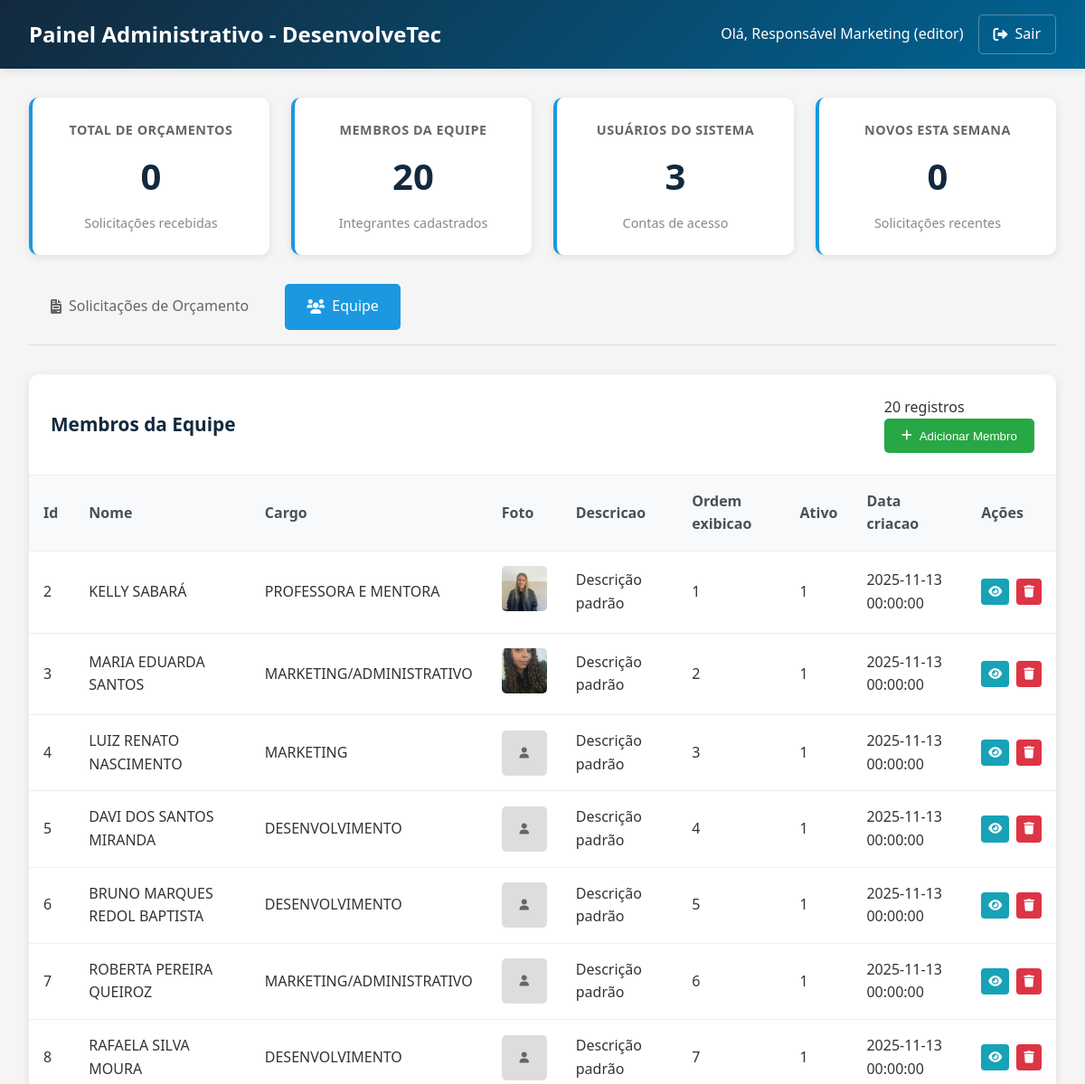
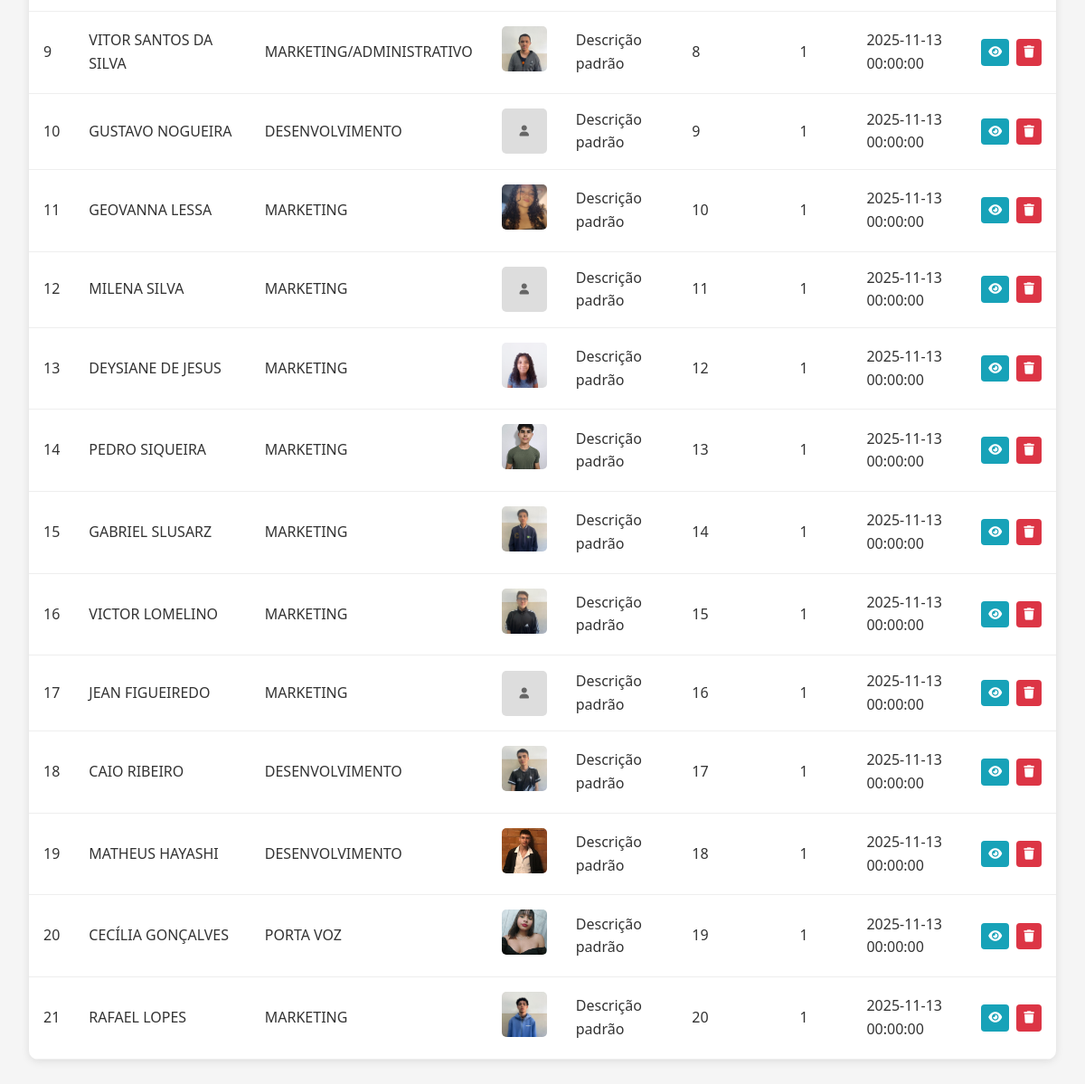
/DesenvolveTEC-main/admin_dashboard.php?tabela=equipe (signed in), run on the app's committed database (2 pictures, top to bottom).
### tables this page shows
CREATE TABLE IF NOT EXISTS equipe (
    id INT PRIMARY KEY AUTO_INCREMENT,
    nome VARCHAR(100) NOT NULL,
    cargo VARCHAR(100) NOT NULL,
    foto VARCHAR(255) DEFAULT NULL,
    descricao TEXT,
    ordem_exibicao INT DEFAULT 0,
    ativo BOOLEAN DEFAULT TRUE,
    data_criacao TIMESTAMP DEFAULT CURRENT_TIMESTAMP
);

### DesenvolveTEC-main/admin_dashboard.php (the view, shortened to what this page needs)
<?php
$conn = new mysqli("localhost", "root", "", "desenvolvetec");
$tabela = $_GET['tabela'] ?? 'orcamentos';
$dados = [];
$colunas = [];
if ($tabela === 'orcamentos') {
    $result = $conn->query("SELECT * FROM orcamentos ORDER BY id DESC");
    if ($result) {
        while ($row = $result->fetch_assoc()) {
            $dados[] = $row;
        }
        if (!empty($dados)) {
            $colunas = array_keys($dados[0]);
        }
    }
} elseif ($tabela === 'equipe') {
    $result = $conn->query("SELECT * FROM equipe");
    if ($result) {
        while ($row = $result->fetch_assoc()) {
            $dados[] = $row;
        }
        if (!empty($dados)) {
            $colunas = array_keys($dados[0]);
        }
    }
}
$total_orcamentos = $conn->query("SELECT COUNT(*) as total FROM orcamentos")->fetch_assoc()['total'];
$total_equipe = $conn->query("SELECT COUNT(*) as total FROM equipe")->fetch_assoc()['total'];
$total_usuarios = $conn->query("SELECT COUNT(*) as total FROM usuarios")->fetch_assoc()['total'];
$orcamentos_recentes = $conn->query("SELECT COUNT(*) as total FROM orcamentos WHERE data_envio >= NOW() - INTERVAL 7 DAY")->fetch_assoc()['total'];
?>
<!DOCTYPE html>
<html lang="pt-BR">
<head>
    <link rel="stylesheet" href="https://cdnjs.cloudflare.com/ajax/libs/font-awesome/6.0.0-beta3/css/all.min.css">
</head>
<body>
    <div class="header">
        <h1>Painel Administrativo - DesenvolveTec</h1>
        <div class="user-info">
            <span>Olá, <?php echo isset($_SESSION['admin_nome']) ? $_SESSION['admin_nome'] : 'Usuário'; ?> (<?php echo isset($_SESSION['admin_nivel']) ? $_SESSION['admin_nivel'] : 'N/A'; ?>)</span>
            <a href="?logout=true" class="logout-btn">
                <i class="fas fa-sign-out-alt"></i> Sair
            </a>
        </div>
    </div>
    <div class="container">
        <div class="stats">
            <div class="stat-card">
                <h3>Total de Orçamentos</h3>
                <div class="number"><?php echo $total_orcamentos; ?></div>
                <div class="subtitle">Solicitações recebidas</div>
            </div>
            <div class="stat-card">
                <h3>Membros da Equipe</h3>
                <div class="number"><?php echo $total_equipe; ?></div>
                <div class="subtitle">Integrantes cadastrados</div>
            </div>
            <div class="stat-card">
                <h3>Usuários do Sistema</h3>
                <div class="number"><?php echo $total_usuarios; ?></div>
                <div class="subtitle">Contas de acesso</div>
            </div>
            <div class="stat-card">
                <h3>Novos esta semana</h3>
                <div class="number"><?php echo $orcamentos_recentes; ?></div>
                <div class="subtitle">Solicitações recentes</div>
            </div>
        </div>
        <div class="tabs">
            <a href="?tabela=orcamentos" class="tab <?php echo $tabela === 'orcamentos' ? 'active' : ''; ?>">
                <i class="fas fa-file-invoice"></i> Solicitações de Orçamento
            </a>
            <a href="?tabela=equipe" class="tab <?php echo $tabela === 'equipe' ? 'active' : ''; ?>">
                <i class="fas fa-users"></i> Equipe
            </a>
        </div>
        <div class="data-container">
            <div class="table-header">
                <h2>
                    <?php
                    if ($tabela === 'orcamentos') echo 'Solicitações de Orçamento';
                    elseif ($tabela === 'equipe') echo 'Membros da Equipe';
                    elseif ($tabela === 'usuarios') echo 'Usuários do Sistema';
                    ?>
                </h2>
                <div>
                    <span><?php echo count($dados); ?> registros</span>
                    <?php if ($tabela === 'equipe'): ?>
                    <button class="add-btn" onclick="abrirModalAdicionarMembro()">
                        <i class="fas fa-plus"></i> Adicionar Membro
                    </button>
                    <?php endif; ?>
                </div>
            </div>
            <?php if (!empty($dados)): ?>
                <table class="data-table">
                    <thead>
                        <tr>
                            <?php foreach ($colunas as $coluna): ?>
                                <th><?php echo ucfirst(str_replace('_', ' ', $coluna)); ?></th>
                            <?php endforeach; ?>
                            <th>Ações</th>
                        </tr>
                    </thead>
                    <tbody>
                        <?php foreach ($dados as $linha): ?>
                            <tr>
                                <?php foreach ($colunas as $coluna): ?>
                                    <td>
                                        <?php
                                        $value = $linha[$coluna] ?? '';
                                        if ($coluna === 'foto') {
                                            if (!empty($value)) {
                                                echo '<img src="' . htmlspecialchars($value) . '" width="50" height="50" style="object-fit: cover; border-radius: 5px;" onerror="this.style.display=\'none\'; this.nextElementSibling.style.display=\'flex\';">';
                                                echo '<div style="width:50px; height:50px; background:#ddd; border-radius:5px; display:none; align-items:center; justify-content:center; color:#666; font-size:12px;">';
                                                echo '<i class="fas fa-user"></i>';
                                                echo '</div>';
                                            } else {
                                                echo '<div style="width:50px; height:50px; background:#ddd; border-radius:5px; display:flex; align-items:center; justify-content:center; color:#666;">';
                                                echo '<i class="fas fa-user"></i>';
                                                echo '</div>';
                                            }
                                        } elseif ($coluna === 'servicos' && !empty($value)) {
                                            echo '<div title="' . htmlspecialchars($value) . '" style="max-width: 200px; overflow: hidden; text-overflow: ellipsis; white-space: nowrap;">' . htmlspecialchars($value) . '</div>';
                                        } elseif ($coluna === 'detalhes' && !empty($value)) {
                                            echo '<div title="' . htmlspecialchars($value) . '" style="max-width: 300px; overflow: hidden; text-overflow: ellipsis; white-space: nowrap;">' . htmlspecialchars($value) . '</div>';
                                        } elseif ($coluna === 'nivel') {
                                            echo '<span class="nivel-badge ' . htmlspecialchars($value) . '">' . htmlspecialchars($value) . '</span>';
                                        } else {
                                            echo htmlspecialchars($value);
                                        }
                                        ?>
                                    </td>
                                <?php endforeach; ?>
                                <td>
                                    <div class="actions">
                                        <button class="btn btn-view" onclick="verDetalhes(<?php echo htmlspecialchars(json_encode($linha)); ?>)">
                                            <i class="fas fa-eye"></i>
                                        </button>
                                        <?php if (($tabela === 'equipe') || ($tabela === 'usuarios' && isset($_SESSION['admin_id']) && $linha['id'] != $_SESSION['admin_id'])): ?>
                                        <button class="btn btn-delete" onclick="confirmarExclusao(<?php echo $linha['id']; ?>, '<?php echo $tabela; ?>')">
                                            <i class="fas fa-trash"></i>
                                        </button>
                                        <?php endif; ?>
                                    </div>
                                </td>
                            </tr>
                        <?php endforeach; ?>
                    </tbody>
                </table>
            <?php else: ?>
                <div class="empty-message">
                    Nenhum registro encontrado na tabela <?php echo $tabela; ?>.
                </div>
            <?php endif; ?>
        </div>
    </div>
</body>
</html>

### DesenvolveTEC-main/admin_dashboard.php (style rules this page uses)
* { margin: 0; padding: 0; box-sizing: border-box; }
body { font-family: 'Segoe UI', Tahoma, Geneva, Verdana, sans-serif; background-color: #f5f5f5; color: #333; line-height: 1.6; }
.header { background: linear-gradient(135deg, #13293D, #006494); color: white; padding: 1rem 2rem; display: flex; justify-content: space-between; align-items: center; box-shadow: 0 2px 10px rgba(0,0,0,0.1); }
.header h1 { font-size: 1.5rem; font-weight: 600; }
.user-info { display: flex; align-items: center; gap: 1rem; }
.logout-btn { color: white; text-decoration: none; padding: 0.5rem 1rem; border: 1px solid rgba(255,255,255,0.3); border-radius: 5px; transition: all 0.3s ease; display: flex; align-items: center; gap: 0.5rem; }
.container { max-width: 1200px; margin: 0 auto; padding: 2rem; }
.stats { display: grid; grid-template-columns: repeat(auto-fit, minmax(250px, 1fr)); gap: 1.5rem; margin-bottom: 2rem; }
.stat-card { background: white; padding: 1.5rem; border-radius: 10px; box-shadow: 0 2px 10px rgba(0,0,0,0.1); text-align: center; border-left: 4px solid #1B98E0; }
.stat-card h3 { color: #666; font-size: 0.9rem; margin-bottom: 0.5rem; text-transform: uppercase; letter-spacing: 0.5px; }
.number { font-size: 2.5rem; font-weight: bold; color: #13293D; margin: 0.5rem 0; }
.subtitle { color: #888; font-size: 0.9rem; }
.tabs { display: flex; gap: 1rem; margin-bottom: 2rem; border-bottom: 1px solid #ddd; padding-bottom: 1rem; }
.tab { padding: 0.8rem 1.5rem; text-decoration: none; color: #666; border-radius: 5px; transition: all 0.3s ease; display: flex; align-items: center; gap: 0.5rem; }
.tab.active { background: #1B98E0; color: white; }
.data-container { background: white; border-radius: 10px; box-shadow: 0 2px 10px rgba(0,0,0,0.1); overflow: hidden; }
.table-header { padding: 1.5rem; border-bottom: 1px solid #eee; display: flex; justify-content: space-between; align-items: center; }
.table-header h2 { color: #13293D; font-size: 1.3rem; }
.add-btn { background: #28a745; color: white; border: none; padding: 0.7rem 1.2rem; border-radius: 5px; cursor: pointer; display: flex; align-items: center; gap: 0.5rem; transition: background 0.3s ease; }
.data-table { width: 100%; border-collapse: collapse; }
.data-table th, .data-table td { padding: 1rem; text-align: left; border-bottom: 1px solid #eee; }
.data-table th { background: #f8f9fa; font-weight: 600; color: #495057; }
.actions { display: flex; gap: 0.5rem; }
.btn { padding: 0.5rem; border: none; border-radius: 4px; cursor: pointer; transition: all 0.3s ease; display: flex; align-items: center; justify-content: center; }
.btn-view { background: #17a2b8; color: white; }
.btn-delete { background: #dc3545; color: white; }

### data on the page
equipe: id "2", nome "KELLY SABARÁ", cargo "PROFESSORA E MENTORA", foto (picture), descricao "Descrição padrão", ordem_exibicao "1", ativo "1", data_criacao "2025-11-13 00:00:00"
equipe: id "3", nome "MARIA EDUARDA SANTOS", cargo "MARKETING/ADMINISTRATIVO", foto (picture), descricao "Descrição padrão", ordem_exibicao "2", ativo "1", data_criacao "2025-11-13 00:00:00"
equipe: id "4", nome "LUIZ RENATO NASCIMENTO", cargo "MARKETING", descricao "Descrição padrão", ordem_exibicao "3", ativo "1", data_criacao "2025-11-13 00:00:00"
equipe: id "5", nome "DAVI DOS SANTOS MIRANDA", cargo "DESENVOLVIMENTO", descricao "Descrição padrão", ordem_exibicao "4", ativo "1", data_criacao "2025-11-13 00:00:00"
equipe: id "6", nome "BRUNO MARQUES REDOL BAPTISTA", cargo "DESENVOLVIMENTO", descricao "Descrição padrão", ordem_exibicao "5", ativo "1", data_criacao "2025-11-13 00:00:00"
equipe: id "7", nome "ROBERTA PEREIRA QUEIROZ", cargo "MARKETING/ADMINISTRATIVO", descricao "Descrição padrão", ordem_exibicao "6", ativo "1", data_criacao "2025-11-13 00:00:00"
equipe: id "8", nome "RAFAELA SILVA MOURA", cargo "DESENVOLVIMENTO", descricao "Descrição padrão", ordem_exibicao "7", ativo "1", data_criacao "2025-11-13 00:00:00"
equipe: id "9", nome "VITOR SANTOS DA SILVA", cargo "MARKETING/ADMINISTRATIVO", foto (picture), descricao "Descrição padrão", ordem_exibicao "8", ativo "1", data_criacao "2025-11-13 00:00:00"
equipe: id "10", nome "GUSTAVO NOGUEIRA", cargo "DESENVOLVIMENTO", descricao "Descrição padrão", ordem_exibicao "9", ativo "1", data_criacao "2025-11-13 00:00:00"
equipe: id "11", nome "GEOVANNA LESSA", cargo "MARKETING", foto (picture), descricao "Descrição padrão", ordem_exibicao "10", ativo "1", data_criacao "2025-11-13 00:00:00"
equipe: id "12", nome "MILENA SILVA", cargo "MARKETING", descricao "Descrição padrão", ordem_exibicao "11", ativo "1", data_criacao "2025-11-13 00:00:00"
equipe: id "13", nome "DEYSIANE DE JESUS", cargo "MARKETING", foto (picture), descricao "Descrição padrão", ordem_exibicao "12", ativo "1", data_criacao "2025-11-13 00:00:00"
equipe: id "14", nome "PEDRO SIQUEIRA", cargo "MARKETING", foto (picture), descricao "Descrição padrão", ordem_exibicao "13", ativo "1", data_criacao "2025-11-13 00:00:00"
equipe: id "15", nome "GABRIEL SLUSARZ", cargo "MARKETING", foto (picture), descricao "Descrição padrão", ordem_exibicao "14", ativo "1", data_criacao "2025-11-13 00:00:00"
equipe: id "16", nome "VICTOR LOMELINO", cargo "MARKETING", foto (picture), descricao "Descrição padrão", ordem_exibicao "15", ativo "1", data_criacao "2025-11-13 00:00:00"
equipe: id "17", nome "JEAN FIGUEIREDO", cargo "MARKETING", descricao "Descrição padrão", ordem_exibicao "16", ativo "1", data_criacao "2025-11-13 00:00:00"
equipe: id "18", nome "CAIO RIBEIRO", cargo "DESENVOLVIMENTO", foto (picture), descricao "Descrição padrão", ordem_exibicao "17", ativo "1", data_criacao "2025-11-13 00:00:00"
equipe: id "19", nome "MATHEUS HAYASHI", cargo "DESENVOLVIMENTO", foto (picture), descricao "Descrição padrão", ordem_exibicao "18", ativo "1", data_criacao "2025-11-13 00:00:00"
equipe: id "20", nome "CECÍLIA GONÇALVES", cargo "PORTA VOZ", foto (picture), descricao "Descrição padrão", ordem_exibicao "19", ativo "1", data_criacao "2025-11-13 00:00:00"
equipe: id "21", nome "RAFAEL LOPES", cargo "MARKETING", foto (picture), descricao "Descrição padrão", ordem_exibicao "20", ativo "1", data_criacao "2025-11-13 00:00:00"

### other printed values
$_SESSION['admin_nome'] "Responsável Marketing"
$_SESSION['admin_nivel'] "editor"
$total_orcamentos "0"
$total_equipe "20"
$total_usuarios "3"
$orcamentos_recentes "0"
count($dados) "20"
str_replace('_', ' ', $coluna) "Id"
str_replace('_', ' ', $coluna) "Nome"
str_replace('_', ' ', $coluna) "Cargo"
str_replace('_', ' ', $coluna) "Foto"
str_replace('_', ' ', $coluna) "Descricao"
str_replace('_', ' ', $coluna) "Ordem exibicao"
str_replace('_', ' ', $coluna) "Ativo"
str_replace('_', ' ', $coluna) "Data criacao"
